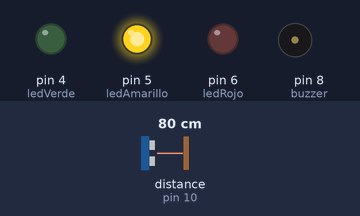
The sketch below on a simulated Arduino Uno, built with avr-gcc and run on an emulated ATmega328P. Parts: output pins drawn as LEDs (lit = HIGH), buzzer (waves = sounding). Wiring (inferred from the names in the program): ultrasonic range finder: trigger pin 9; echo pin 10. The test bench sets the inputs (shaded band); at power-on: distance to the obstacle (sensor on pin 10) 80 cm. The echo pulse lasts 58.3 µs per cm; pins used as bus, display or sensor lines are not drawn; what the sketch prints to the serial monitor is not drawn.

Above: at 1.4 s.
1.5 s: distance to the obstacle (sensor on pin 10) set to 33 cm
4.7 s: distance to the obstacle (sensor on pin 10) set to 26 cm
At 4.9 s:
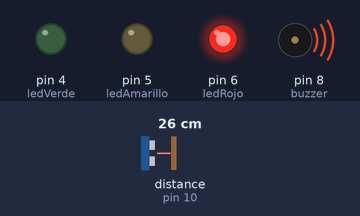
7.9 s: distance to the obstacle (sensor on pin 10) set to 120 cm
At 9.3 s:
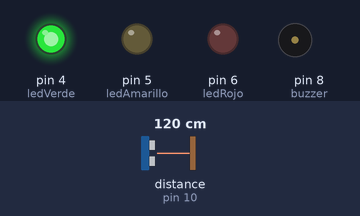
9.6 s: distance to the obstacle (sensor on pin 10) set to 2 cm
At 9.92 s:
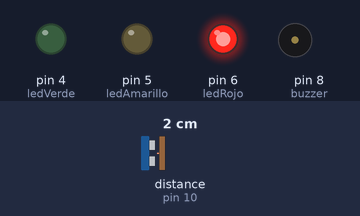
12.8 s: distance to the obstacle (sensor on pin 10) set to 35 cm
At 13.06 s:
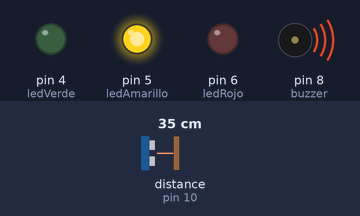
Timing chart, 0 to 17.0 s (numbered marks = the images above; inputs shaded):
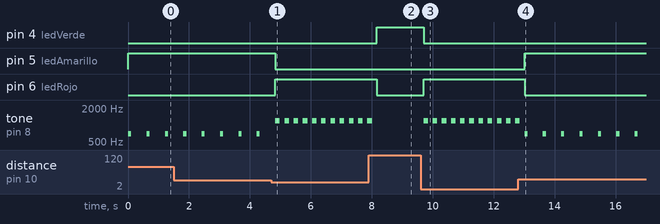

Measured:
- the behaviour switches between 30 and 29 cm on distance to the obstacle (sensor on pin 10) (found by bisection; images 0 and 1)
- after the input at 4.7 s, pin 5 (ledAmarillo): HIGH → LOW after 0.13 s; pin 6 (ledRojo): LOW → HIGH after 0.13 s; tone on pin 8 (buzzer): alternates 1200 Hz for 0.15 s and silent for 0.15 s, starting after 0.13 s
- after the input at 7.9 s, pin 4 (ledVerde): LOW → HIGH after 0.27 s; pin 6 (ledRojo): HIGH → LOW after 0.27 s; tone on pin 8 (buzzer): goes on until 8.0 s, then stays silent
- after the input at 9.6 s, pin 4 (ledVerde): HIGH → LOW after 0.10 s; pin 6 (ledRojo): LOW → HIGH after 0.10 s; tone on pin 8 (buzzer): alternates 1200 Hz for 0.15 s and silent for 0.15 s, starting after 0.10 s
- after the input at 12.8 s, pin 5 (ledAmarillo): LOW → HIGH after 0.22 s; pin 6 (ledRojo): HIGH → LOW after 0.22 s
- by itself, tone on pin 8 (buzzer): alternates 700 Hz for 0.10 s and silent for 0.50 s

The sketch:

semana-16.ino
```cpp
const int pinTrig = 9;
const int pinEcho = 10;
const int ledVerde = 4;
const int ledAmarillo = 5;
const int ledRojo = 6;
const int buzzer = 8;
void activarLuces(int verde, int amarillo, int rojo);
void setup() {
  pinMode(pinTrig, OUTPUT);
  pinMode(pinEcho, INPUT);
  pinMode(ledVerde, OUTPUT);
  pinMode(ledAmarillo, OUTPUT);
  pinMode(ledRojo, OUTPUT);
  pinMode(buzzer, OUTPUT);
  Serial.begin(9600);
}
void loop() {
  digitalWrite(pinTrig, LOW);
  delayMicroseconds(2);
  digitalWrite(pinTrig, HIGH);
  delayMicroseconds(10);
  digitalWrite(pinTrig, LOW);
  long duracion = pulseIn(pinEcho, HIGH, 30000);
  float distancia;
  if (duracion == 0) {
    activarLuces(LOW, LOW, LOW);
    tone(buzzer, 300);
    Serial.println("ERROR: sin eco valido");
    delay(300);
    return;
  }
  distancia = duracion * 0.0343 / 2.0;
  if (distancia <= 30.0) {
    activarLuces(LOW, LOW, HIGH);
    tone(buzzer, 1200);
    Serial.print("PELIGRO");
    delay(150);
    noTone(buzzer);
    delay(150);
  } else if (distancia <= 100.0) {
    activarLuces(LOW, HIGH, LOW);
    tone(buzzer, 700);
    Serial.print("PRECAUCION");
    delay(100);
    noTone(buzzer);
    delay(500);
  } else {
    activarLuces(HIGH, LOW, LOW);
    noTone(buzzer);
    Serial.print("ZONA SEGURA");
    delay(300);
  }
  Serial.print(" | Distancia: ");
  Serial.print(distancia, 1);
  Serial.println(" cm");
}
void activarLuces(int verde, int amarillo, int rojo) {
  digitalWrite(ledVerde, verde);
  digitalWrite(ledAmarillo, amarillo);
  digitalWrite(ledRojo, rojo);
}
```
